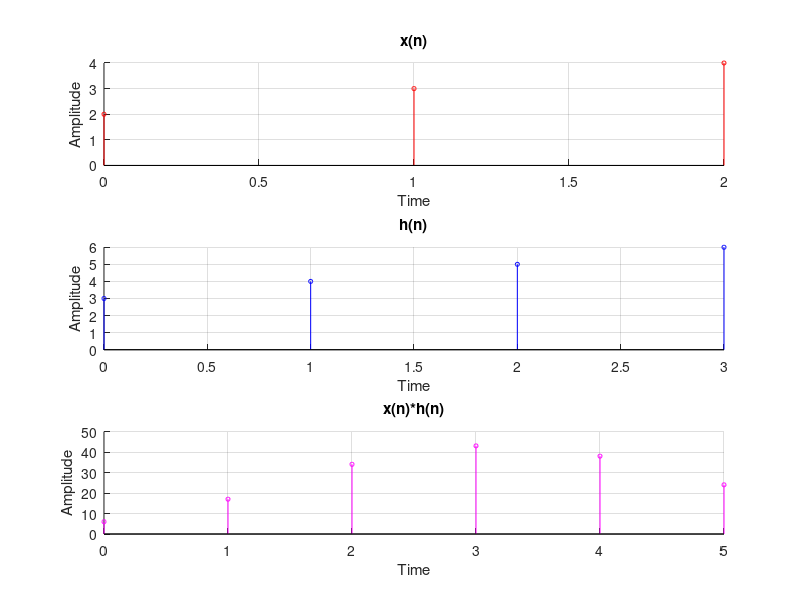

This figure's MATLAB source:
% Name: Priyadarshan Ghosh
% Roll no.: 72
clc;
clf;
x = [2,3,4]
y = [6,17,34,43,38,24]
[h,r] = deconv(y,x)
l = 0:length(x)-1;
m = 0:length(h)-1;
n = 0:length(y)-1;
%x(n)
subplot(3,1,1);
stem(l,x,'ro','MarkerSize',3)
title ('x(n)');
xlabel('Time');
ylabel('Amplitude');
grid on;
box off;
%h(n)
subplot(3,1,2);
stem(m,h,'bo','MarkerSize',3)
title ('h(n)');
xlabel('Time');
ylabel('Amplitude');
grid on;
box off;
%x(n)*h(n)
subplot(3,1,3);
stem(n,y,'mo','MarkerSize',3)
title ('x(n)*h(n)');
xlabel('Time');
ylabel('Amplitude');
grid on;
box off;
